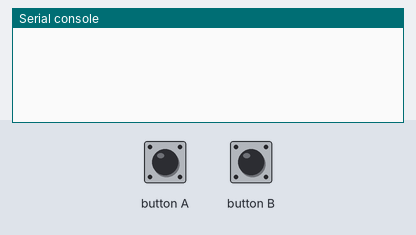
Recording of a program running on a simulated BBC micro:bit running MicroPython. Shown: the last lines printed to the serial console. The inputs (shaded band) are chosen by the test bench. No radio messages arrive unless stated (any console line starting 'radio sent:' is added by the test bench).

Above: at 1.2 s.
1.3 s: button A pressed for 0.15 s
At 2.5 s:
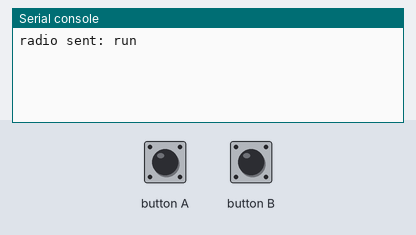
2.9 s: button B pressed for 0.15 s
At 3.9 s:
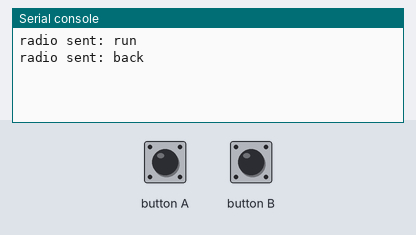

The program:

radio_ctrl.py
```python
#!/usr/bin/env python
# coding: utf-8

"""
refered :
  import radio
	http://microbit-micropython.readthedocs.io/ja/latest/radio.html
"""

from microbit import button_a as ba
from microbit import button_b as bb
from microbit import sleep

import radio


def	hdr_ba() :

	radio.send( 'run')
	sleep( 200)

def	hdr_bb() :

	radio.send( 'back')
	sleep( 200)

def	init() :

	radio.on()

def	loop() :

	pass


if __name__ == "__main__" :

	init()

	while True :
		if ba.is_pressed() :
			hdr_ba()

		elif bb.is_pressed() :
			hdr_bb()

		else :
			loop()
```

Measured:
- after the input at 1.3 s, the serial console: prints a new line at once (image 1)
- after the input at 2.9 s, the serial console: prints a new line at once (image 2)
